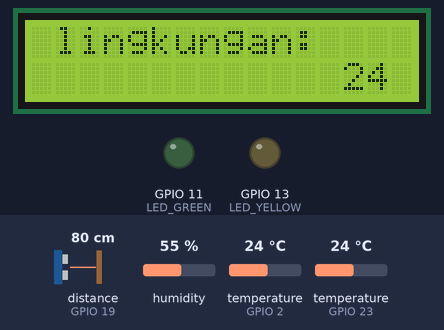
The program below on a simulated ESP32. Parts: 16×2 character LCD, output pins drawn as LEDs (lit = HIGH). Inputs (shaded band) come from the test bench; at power-on: distance to the obstacle (sensor on GPIO 19) 80 cm, temperature (sensors on GPIO 2, GPIO 23) 24 °C, humidity 55 %. The echo pulse lasts 58.3 µs per cm.

Above: at 1.2 s.
1.3 s: distance to the obstacle (sensor on GPIO 19) set to 295 cm
At 4.3 s:
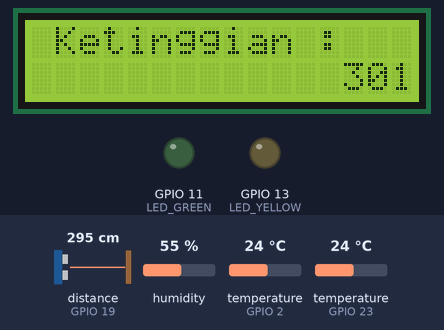
8.6 s: distance to the obstacle (sensor on GPIO 19) set to 298 cm
At 10.4 s:
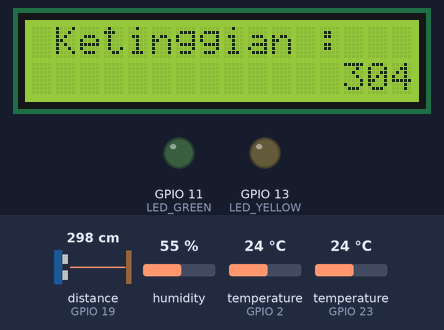
12.6 s: distance to the obstacle (sensor on GPIO 19) set to 18 cm
At 16.2 s:
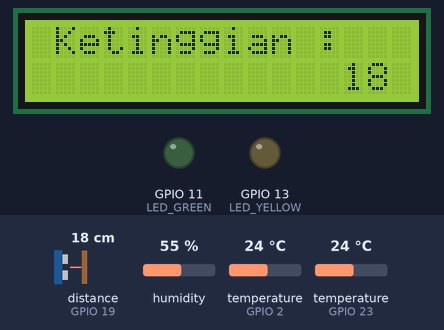
19.6 s: distance to the obstacle (sensor on GPIO 19) set to 2 cm
At 21.1 s:
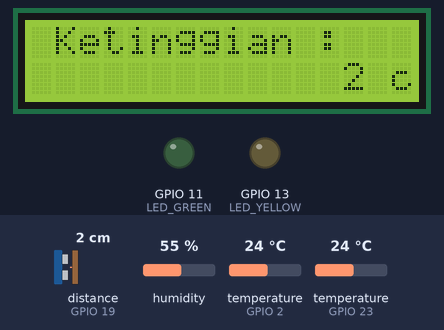
26.9 s: temperature (sensor on GPIO 2) set to 12 °C
At 28.3 s:
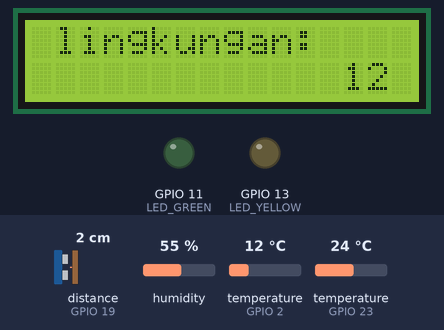
30.5 s: temperature (sensor on GPIO 23) set to 19 °C
At 35.8 s:
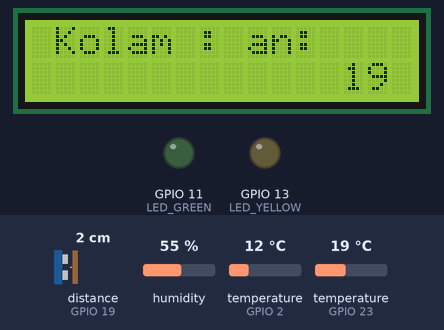
Timing chart, 0 to 37.3 s (numbered marks = the images above; inputs shaded):
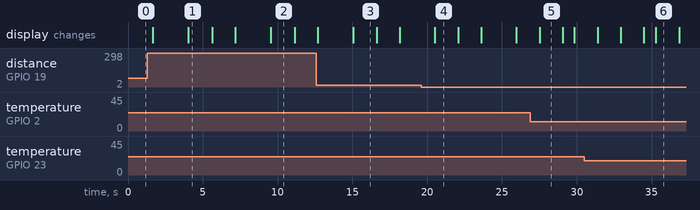

Measured:
- after the input at 12.6 s, the display: first differs from a run without the input after 2.4 s (image 3)
- after the input at 19.6 s, the display: changes after 0.89 s (image 4)
- what the display in image 1 shows lasts 1.6 s, from 4.0 s to 5.6 s
- what the display in image 5 shows lasts 1.5 s, from 27.5 s to 29.0 s

The program:

main.cpp
```cpp
#include <Arduino.h>
#include <Adafruit_Sensor.h>
#include <DHT.h>
#include <OneWire.h>
#include <DallasTemperature.h>
#include <NewPingESP8266.h>
#include <Wire.h>
#include <LiquidCrystal_I2C.h>
#include <BlynkSimpleEsp32.h>

#define Baudrate 9600
#define X_LCD 16
#define Y_LCD 2

#define DHTPIN 2
#define DHTTYPE DHT11
DHT dht11(DHTPIN, DHTTYPE);

#define DS_PIN 23
OneWire oneWire(DS_PIN);
DallasTemperature sensors(&oneWire);

#define TRIG_PIN 18
#define ECHO_PIN 19
#define MaxDistance 300
NewPingESP8266 sonar(TRIG_PIN, ECHO_PIN, MaxDistance);

#define SDA_PIN 21
#define SCL_PIN 22
LiquidCrystal_I2C lcd(0x27, 16, 2);

#define LED_YELLOW 13 // LED Yellow
#define LED_GREEN 11  // LED Green

#define RELAYPUMP_PIN 4 // Relay untuk Pompa Air
#define BUZZER_PIN 5    // Buzzer

int treshold = 0;

// blynk virtual pin
BLYNK_WRITE(V0)
{
  treshold = param.asInt(); // Membaca  V0 dari server blynk
}

int displayMode = 0; // 0 untuk suhu, 1 untuk kelembaban, 2 untuk data lainnya

int dhtProvider(String ValueOption)
{
  return (ValueOption == "humi")   ? dht11.readHumidity()
         : (ValueOption == "temp") ? dht11.readTemperature()
                                   : -1;
}
int dsTemp()
{
  sensors.requestTemperatures();
  int temp = sensors.getTempCByIndex(0); // ambil indek pertama;
  return temp;
}
int distanceSensor()
{
  return sonar.ping_cm();
}
// Template fungsi untuk menampilkan teks
template <typename T>
void displayText(int line, int column, T msg)
{
  lcd.setCursor(column, line); // Set posisi kursor
  lcd.print(msg);              // Cetak teks ke LCD
}
// kontrol pompa sistem
unsigned long previousMillis = 0;
const long intervalGreen = 1000;
const long intervalYellow = 500;

void kontrolPompa(int tempDS, int treshold)
{
  int intensity = map(tempDS, 0, 100, 0, 100);
  static bool ledGreenState = LOW;
  static bool ledYellowState = LOW;

  if (millis() - previousMillis >= min(intervalGreen, intervalYellow))
  {
    previousMillis = millis(); // Reset waktu

    // LED Hijau berkedip (setiap intervalGreen)
    if (millis() % intervalGreen == 0)
    {
      ledGreenState = !ledGreenState;
      digitalWrite(LED_GREEN, ledGreenState);
    }

    /** Treshold Zone: treshold - 3 s/d treshold + 3 **/
    if (intensity < (treshold - 3))
    {
      // Suhu rendah: Matikan semua indikator
      digitalWrite(LED_YELLOW, LOW);
      digitalWrite(BUZZER_PIN, LOW);
      digitalWrite(RELAYPUMP_PIN, LOW);
    }
    else if (intensity > (treshold + 3))
    {
      // LED Kuning & Buzzer berkedip (setiap intervalYellow)
      if (millis() % intervalYellow == 0)
      {
        ledYellowState = !ledYellowState;
        digitalWrite(LED_YELLOW, ledYellowState);
        digitalWrite(BUZZER_PIN, ledYellowState);
      }
      digitalWrite(RELAYPUMP_PIN, HIGH); // Pompa aktif
    }
    else
    {
      // Zona Aman: Matikan indikator & pompa
      digitalWrite(LED_YELLOW, LOW);
      digitalWrite(BUZZER_PIN, LOW);
      digitalWrite(RELAYPUMP_PIN, LOW);
    }
  }
}

// virtual pin v0 sebgai kontrol variabel treshold

// main function
void setup()
{
  Serial.begin(Baudrate);

  pinMode(DHTPIN, OUTPUT);
  dht11.begin();

  lcd.init(X_LCD, Y_LCD);
  lcd.backlight();
  sensors.begin();

  pinMode(LED_GREEN, OUTPUT);
  pinMode(LED_YELLOW, OUTPUT);
}
void loop()
{
  // put your main code here, to run repeatedly:

  if (displayMode == 0)
  {
    lcd.setCursor(1, 0);
    lcd.print("lingkungan: ");
    displayText(1, 13, dhtProvider("temp")); // tampilkan di kolom ke 13
    lcd.print(" C");
  }
  else if (displayMode == 1)
  {
    lcd.setCursor(1, 0);
    lcd.print("Kolam : ");
    displayText(1, 13, dsTemp()); // tampilkan di kolom ke 13
    lcd.print(" C");
  }
  else if (displayMode == 2)
  {
    lcd.setCursor(1, 0);
    lcd.print("Ketinggian : ");
    displayText(1, 13, distanceSensor()); // tampilkan di kolom ke 13
    lcd.print(" cm");
  }

  displayMode = (displayMode + 1) % 3; // Pergantian antara suhu, kelembaban, dan data lainnya

  // kirim data ke blynk v2
  Blynk.virtualWrite(2, dhtProvider("temp"));
  // kirim data ke blynk v3
  Blynk.virtualWrite(3, dsTemp());
  // kirim data ke blynk v4
  Blynk.virtualWrite(4, distanceSensor());

  int treshold = 27; // andaikan suhu batas == 27 C
  kontrolPompa(dsTemp(), treshold);
}
```
